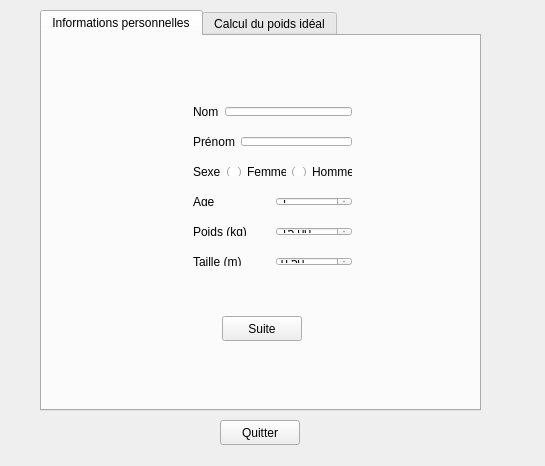
<?xml version="1.0" encoding="UTF-8"?>
<ui version="4.0">
 <class>Widget</class>
 <widget class="QWidget" name="Widget">
  <property name="geometry">
   <rect>
    <x>0</x>
    <y>0</y>
    <width>545</width>
    <height>466</height>
   </rect>
  </property>
  <property name="minimumSize">
   <size>
    <width>545</width>
    <height>466</height>
   </size>
  </property>
  <property name="maximumSize">
   <size>
    <width>545</width>
    <height>466</height>
   </size>
  </property>
  <property name="windowTitle">
   <string>Calcul du poids idéal</string>
  </property>
  <widget class="QTabWidget" name="tabWidget">
   <property name="geometry">
    <rect>
     <x>40</x>
     <y>10</y>
     <width>441</width>
     <height>401</height>
    </rect>
   </property>
   <property name="currentIndex">
    <number>0</number>
   </property>
   <widget class="QWidget" name="tab">
    <attribute name="title">
     <string>Informations personnelles</string>
    </attribute>
    <widget class="QPushButton" name="pushButton">
     <property name="geometry">
      <rect>
       <x>180</x>
       <y>280</y>
       <width>80</width>
       <height>25</height>
      </rect>
     </property>
     <property name="text">
      <string>Suite</string>
     </property>
    </widget>
    <widget class="QWidget" name="horizontalLayoutWidget">
     <property name="geometry">
      <rect>
       <x>140</x>
       <y>60</y>
       <width>181</width>
       <height>31</height>
      </rect>
     </property>
     <layout class="QHBoxLayout" name="horizontalLayout">
      <item>
       <widget class="QLabel" name="label">
        <property name="text">
         <string>Nom</string>
        </property>
       </widget>
      </item>
      <item>
       <widget class="QLineEdit" name="lineEdit_Nom"/>
      </item>
     </layout>
    </widget>
    <widget class="QWidget" name="horizontalLayoutWidget_2">
     <property name="geometry">
      <rect>
       <x>140</x>
       <y>90</y>
       <width>181</width>
       <height>31</height>
      </rect>
     </property>
     <layout class="QHBoxLayout" name="horizontalLayout_2">
      <item>
       <widget class="QLabel" name="label_2">
        <property name="text">
         <string>Prénom</string>
        </property>
       </widget>
      </item>
      <item>
       <widget class="QLineEdit" name="lineEdit_Prenom"/>
      </item>
     </layout>
    </widget>
    <widget class="QWidget" name="horizontalLayoutWidget_3">
     <property name="geometry">
      <rect>
       <x>140</x>
       <y>120</y>
       <width>181</width>
       <height>31</height>
      </rect>
     </property>
     <layout class="QHBoxLayout" name="horizontalLayout_3">
      <item>
       <widget class="QLabel" name="label_3">
        <property name="text">
         <string>Sexe</string>
        </property>
       </widget>
      </item>
      <item>
       <widget class="QRadioButton" name="radioButton">
        <property name="text">
         <string>Femme</string>
        </property>
       </widget>
      </item>
      <item>
       <widget class="QRadioButton" name="radioButton_2">
        <property name="text">
         <string>Homme</string>
        </property>
       </widget>
      </item>
     </layout>
    </widget>
    <widget class="QWidget" name="horizontalLayoutWidget_4">
     <property name="geometry">
      <rect>
       <x>140</x>
       <y>150</y>
       <width>181</width>
       <height>31</height>
      </rect>
     </property>
     <layout class="QHBoxLayout" name="horizontalLayout_5">
      <item>
       <widget class="QLabel" name="label_4">
        <property name="text">
         <string>Age</string>
        </property>
       </widget>
      </item>
      <item>
       <widget class="QSpinBox" name="spinBox_Age">
        <property name="minimum">
         <number>1</number>
        </property>
        <property name="maximum">
         <number>200</number>
        </property>
       </widget>
      </item>
     </layout>
    </widget>
    <widget class="QWidget" name="horizontalLayoutWidget_5">
     <property name="geometry">
      <rect>
       <x>140</x>
       <y>180</y>
       <width>181</width>
       <height>31</height>
      </rect>
     </property>
     <layout class="QHBoxLayout" name="horizontalLayout_6">
      <item>
       <widget class="QLabel" name="label_5">
        <property name="text">
         <string>Poids (kg)</string>
        </property>
       </widget>
      </item>
      <item>
       <widget class="QDoubleSpinBox" name="doubleSpinBox_Poids">
        <property name="minimum">
         <double>15.000000000000000</double>
        </property>
        <property name="maximum">
         <double>300.000000000000000</double>
        </property>
        <property name="singleStep">
         <double>0.010000000000000</double>
        </property>
       </widget>
      </item>
     </layout>
    </widget>
    <widget class="QWidget" name="horizontalLayoutWidget_6">
     <property name="geometry">
      <rect>
       <x>140</x>
       <y>210</y>
       <width>181</width>
       <height>31</height>
      </rect>
     </property>
     <layout class="QHBoxLayout" name="horizontalLayout_7">
      <item>
       <widget class="QLabel" name="label_6">
        <property name="text">
         <string>Taille (m)</string>
        </property>
       </widget>
      </item>
      <item>
       <widget class="QDoubleSpinBox" name="doubleSpinBox_Taille">
        <property name="minimum">
         <double>0.500000000000000</double>
        </property>
        <property name="maximum">
         <double>3.000000000000000</double>
        </property>
        <property name="singleStep">
         <double>0.010000000000000</double>
        </property>
       </widget>
      </item>
     </layout>
    </widget>
   </widget>
   <widget class="QWidget" name="tab_2">
    <attribute name="title">
     <string>Calcul du poids idéal</string>
    </attribute>
    <widget class="QWidget" name="verticalLayoutWidget">
     <property name="geometry">
      <rect>
       <x>90</x>
       <y>290</y>
       <width>251</width>
       <height>89</height>
      </rect>
     </property>
     <layout class="QVBoxLayout" name="verticalLayout">
      <item>
       <widget class="QPushButton" name="pushButton_2">
        <property name="text">
         <string>Poids idéal formule de Devine</string>
        </property>
       </widget>
      </item>
      <item>
       <widget class="QPushButton" name="pushButton_4">
        <property name="text">
         <string>Poirds idéal formule de Lorentz</string>
        </property>
       </widget>
      </item>
      <item>
       <widget class="QPushButton" name="pushButton_3">
        <property name="text">
         <string>Poids idéal de Lorentz en fonction de l'age</string>
        </property>
       </widget>
      </item>
     </layout>
    </widget>
    <widget class="QTextEdit" name="textEditAfficheur">
     <property name="geometry">
      <rect>
       <x>10</x>
       <y>10</y>
       <width>421</width>
       <height>271</height>
      </rect>
     </property>
    </widget>
   </widget>
  </widget>
  <widget class="QPushButton" name="pushButton_Quitter">
   <property name="geometry">
    <rect>
     <x>220</x>
     <y>420</y>
     <width>80</width>
     <height>25</height>
    </rect>
   </property>
   <property name="text">
    <string>Quitter</string>
   </property>
  </widget>
 </widget>
 <layoutdefault spacing="6" margin="11"/>
 <resources/>
 <connections/>
</ui>
